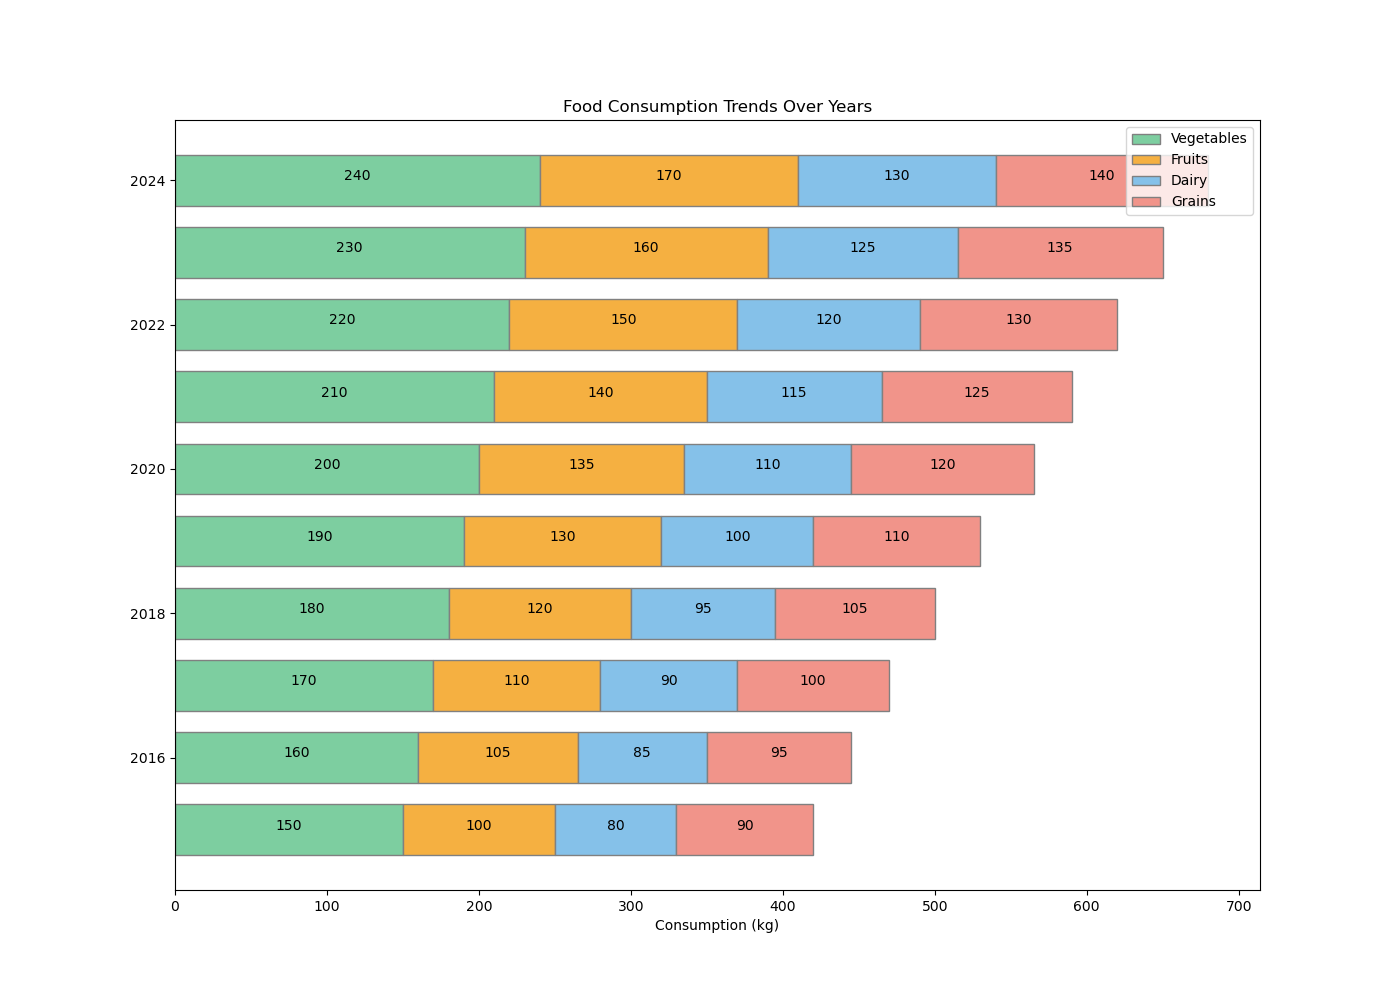

Here is the Python script that generated this plot:

import matplotlib.pyplot as plt
import pandas as pd

data = {
    'Year': [2015, 2016, 2017, 2018, 2019, 2020, 2021, 2022, 2023, 2024],
    'Vegetables': [150, 160, 170, 180, 190, 200, 210, 220, 230, 240],
    'Fruits': [100, 105, 110, 120, 130, 135, 140, 150, 160, 170],
    'Dairy': [80, 85, 90, 95, 100, 110, 115, 120, 125, 130],
    'Grains': [90, 95, 100, 105, 110, 120, 125, 130, 135, 140]
}

df = pd.DataFrame(data)

fig, ax = plt.subplots(figsize=(14, 10))

bars1 = ax.barh(df['Year'], df['Vegetables'], color='#7DCEA0', edgecolor='grey', height=0.7, label='Vegetables')
bars2 = ax.barh(df['Year'], df['Fruits'], left=df['Vegetables'], color='#F5B041', edgecolor='grey', height=0.7, label='Fruits')
bars3 = ax.barh(df['Year'], df['Dairy'], left=df['Vegetables'] + df['Fruits'], color='#85C1E9', edgecolor='grey', height=0.7, label='Dairy')
bars4 = ax.barh(df['Year'], df['Grains'], left=df['Vegetables'] + df['Fruits'] + df['Dairy'], color='#F1948A', edgecolor='grey', height=0.7, label='Grains')

ax.set_xlabel('Consumption (kg)')
ax.set_title('Food Consumption Trends Over Years')
ax.legend(loc='upper right', bbox_to_anchor=(1, 1))

for bars in [bars1, bars2, bars3, bars4]:
    for bar in bars:
        width = bar.get_width()
        ax.annotate(f'{width}',
                    xy=(bar.get_x() + width / 2, bar.get_y() + bar.get_height() / 2),
                    xytext=(0, 3),
                    textcoords="offset points",
                    ha='center', va='center')

plt.show()
